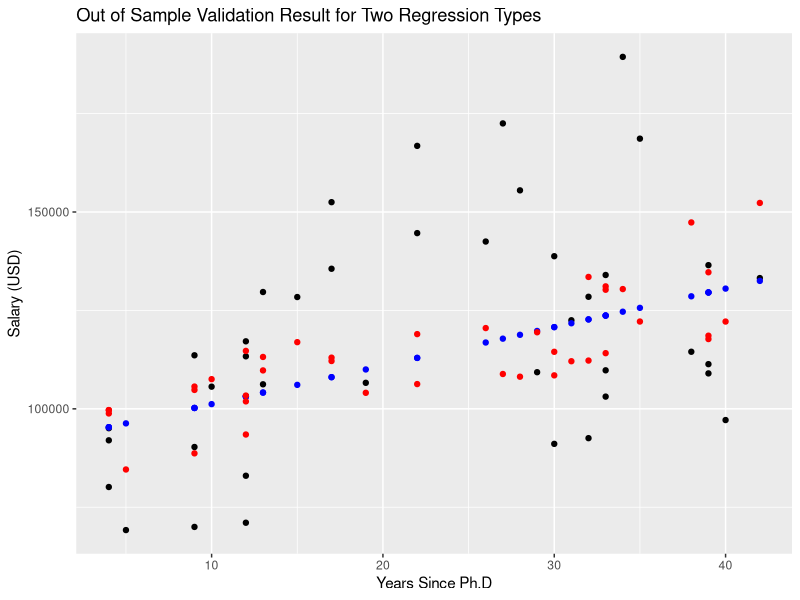

The R script that drew this image:
##############################################################################
## Out of sample validation
## Author: Amelia Bertozzi-Villa
## Description: Give an example of out-of-sample validation, using the 
##              Salaries dataset. The question: which regression is better at
##              predicting salary, a bivariate regression on yrs.since.phd
##              or a multivariate regression including yrs.service, sex,
##              and discipline?
##############################################################################

## load libraries
library(data.table)
library(ggplot2)
library(car)

## load data 
data(Salaries)
Salaries <- data.table(Salaries)

## Hold out a random 10% of the data
random_order <- sample(nrow(Salaries))
Salaries <- Salaries[random_order]

testing_set <- Salaries[1:40]
training_set <- Salaries[41:nrow(Salaries)]

## Run regression on training set: 
bivariate_regression <- lm(salary ~ yrs.since.phd, data=training_set)
multivariate_regression <- lm(salary ~ yrs.since.phd + yrs.service + sex + discipline, data=training_set)

## Predicting new values for TESTING set, using "newdata" argument
testing_set[, predict_bi:= predict(bivariate_regression, newdata=testing_set)]
testing_set[, predict_multi:=predict(multivariate_regression, newdata=testing_set)]

## Plot the predicted and observed values: bivariate predictions in blue, multivariate in red
ggplot(testing_set, aes(x=yrs.since.phd)) +
  geom_point(aes(y=salary)) +
  geom_point(aes(y=predict_bi), color="blue") +
  geom_point(aes(y=predict_multi), color="red") +
  labs(title="Out of Sample Validation Result for Two Regression Types", 
       x="Years Since Ph.D",
       y="Salary (USD)")

## Calculate Error Statistic
## RMSE: 
## 1. Calulate the "error" (the residual) for each point;
## 2. Square that value (the "squared error")
## 3. Take the mean of all squared errors across the dataset ("mean squared error")
## 4. The the square root of that mean value ("root mean squared error")

testing_set[, squared_error_bi:= (predict_bi - salary)^2]
testing_set[, squared_error_multi:=(predict_multi - salary)^2]

rmse_bi <- sqrt(sum(testing_set$squared_error_bi)/nrow(testing_set))
rmse_multi <- sqrt(sum(testing_set$squared_error_multi)/nrow(testing_set))
